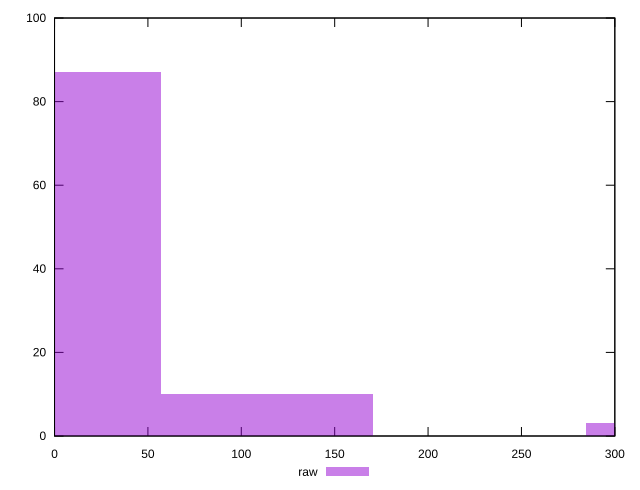

Source code (gnuplot):
reset

$raw <<EOF
341.40561889151405 3
0 87
113.80187296383802 10
EOF

set key outside below
set boxwidth 113.80187296383802
set xrange [0:300]
set yrange [0:100]
set trange [0:100]
set style fill transparent solid 0.5 noborder
set terminal svg size 640, 490 enhanced background rgb 'white'
set output "report_00019_2021-02-10T18-14-37.922Z//unminified-javascript/samples/pages+cached+noadtech/raw/histogram.svg"

plot $raw title "raw" with boxes

reset
